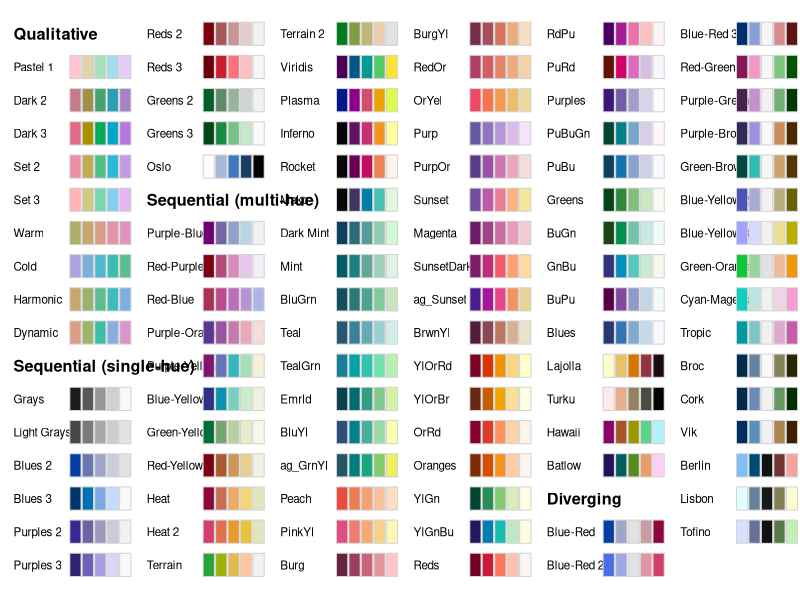
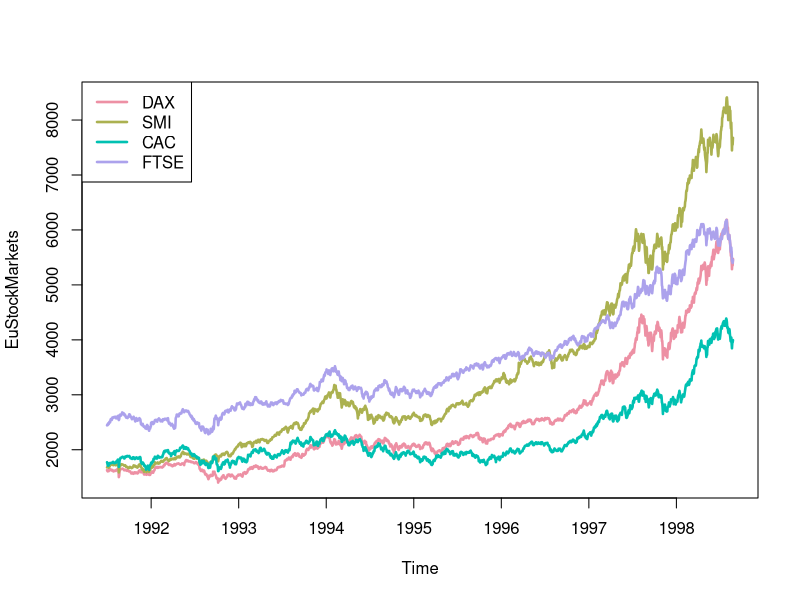
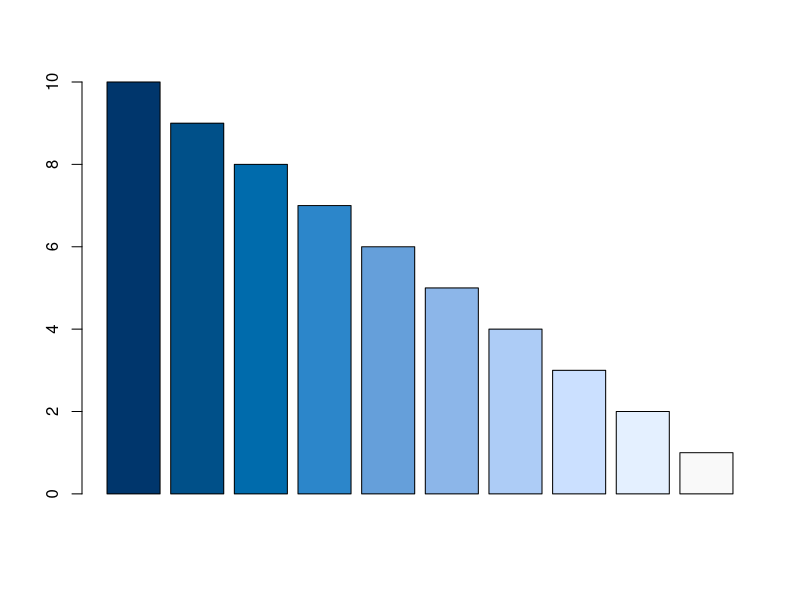
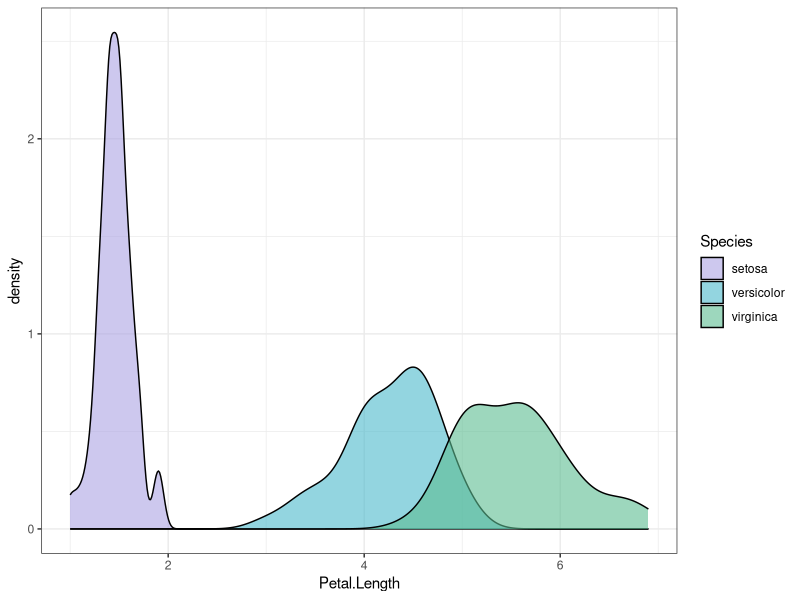
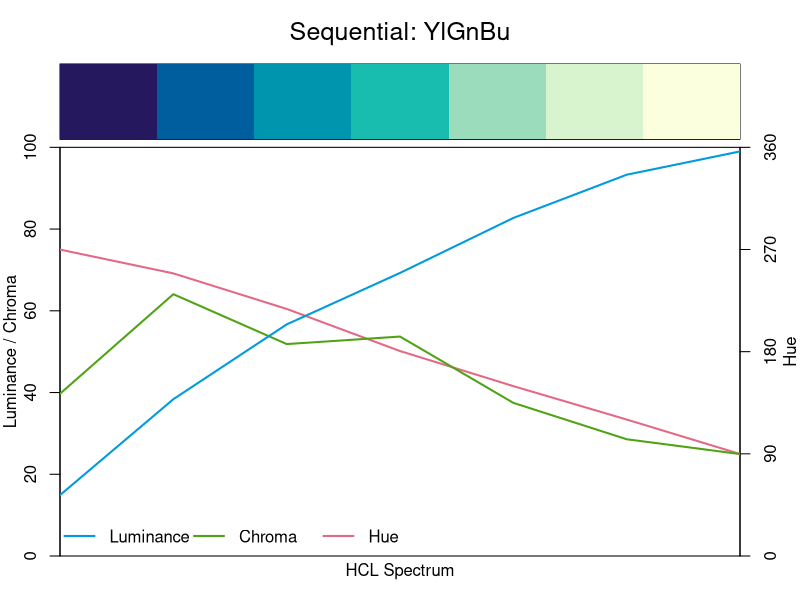
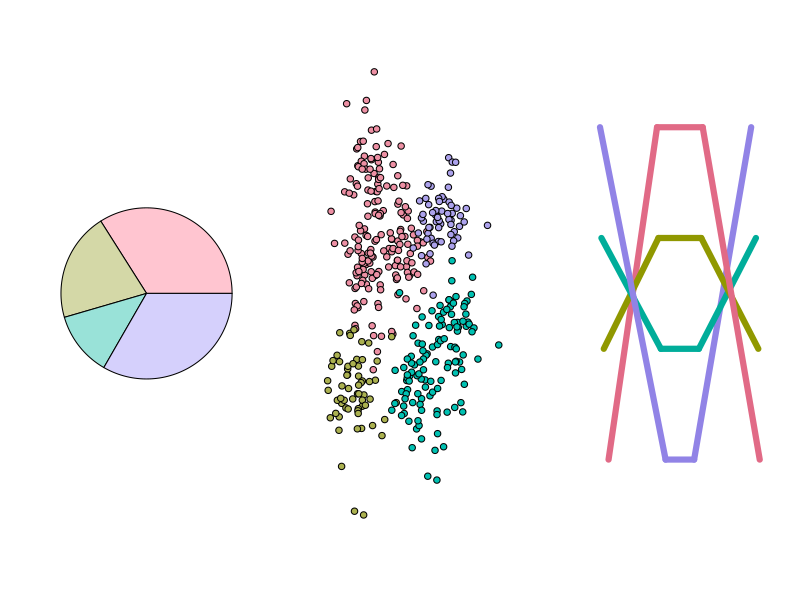
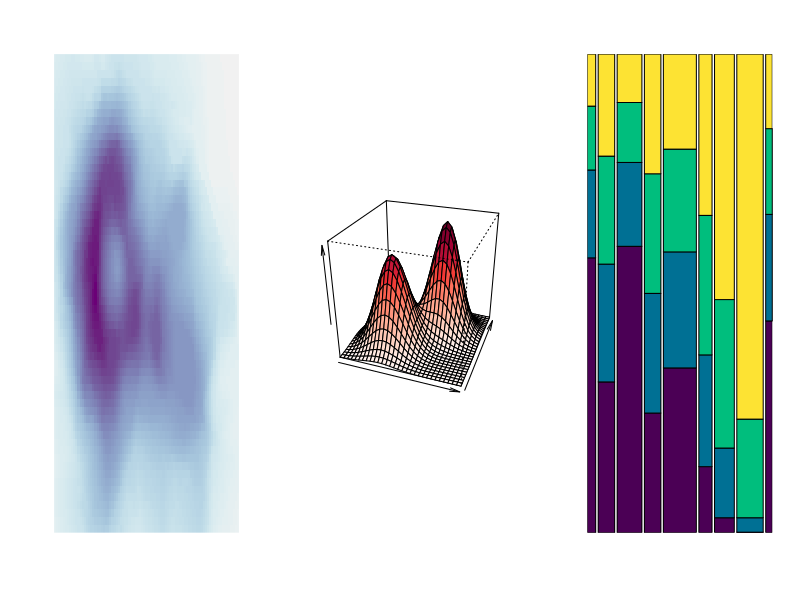
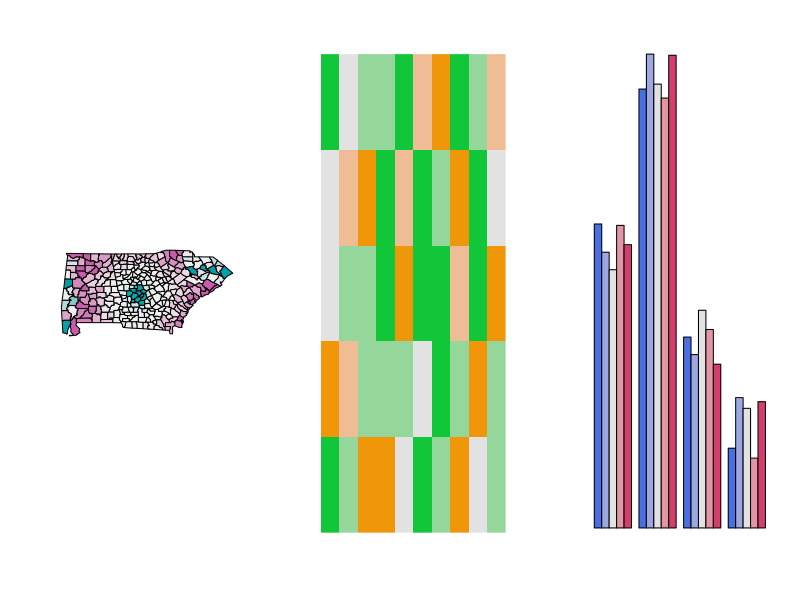

Generate these figures, in order, with R:
## ---- chunk 1
library("colorspace")
## ---- chunk 2
## 查看包中已存在的颜色与调色板
hcl_palettes(plot = TRUE)
## ---- chunk 3
## 查看包中已存在的颜色名字
hcl_palettes()
## ---- chunk 4
color4 <- qualitative_hcl(4, palette = "Set 2")  # 4个颜色，“Set 2”调色板
color4
## ---- chunk 5
plot(EuStockMarkets, plot.type = "single", col = color4, lwd = 2.5)
legend("topleft", colnames(EuStockMarkets), col = color4, lwd = 2.5, bty = "o") 
## ---- chunk 6
barplot(10:1, col = sequential_hcl(10, palette = "Blues 3"))
## ---- chunk 7
library("ggplot2")

ggplot(iris, aes(x = Petal.Length, fill = Species)) +
  geom_density(alpha = 0.6) +
  theme_bw() +
  scale_fill_discrete_qualitative(palette = "Cold")
## ---- chunk 8
specplot(sequential_hcl(7, "YlGnBu"),    # 提取7种颜色
         main = "Sequential: YlGnBu")    # 题目
## ---- chunk 9
par(mfrow = c(1, 3))         # 使图片可放置的位置变成1行3列
demoplot(qualitative_hcl(4, "Pastel 1"), type = "pie")
demoplot(qualitative_hcl(4, "Set 2"), type = "scatter")
demoplot(qualitative_hcl(4, "Dark 3"), type = "lines")
## ---- chunk 10
par(mfrow = c(1, 3))
demoplot(sequential_hcl(99, "Purple-Blue"), type = "heatmap")
demoplot(sequential_hcl(99, "Reds"), type = "perspective")
demoplot(sequential_hcl(4, "Viridis"), type = "spine")
## ---- chunk 11
par(mfrow = c(1, 3))
demoplot(diverging_hcl(99, "Tropic", power = 2.5), type = "map")
demoplot(diverging_hcl(5, "Green-Orange"), type = "mosaic")
demoplot(diverging_hcl(5, "Blue-Red 2"), type = "bar")
## ---- chunk 12
## 上面的情况都属于白色（透明）背景的，如果变成黑色炫酷的背景呢
par(mfrow = c(2, 3), bg = "black")
demoplot(sequential_hcl(9, "Oslo"), "heatmap")
demoplot(sequential_hcl(9, "Turku"), "heatmap")
demoplot(sequential_hcl(9, "Inferno", rev = TRUE), "heatmap")
demoplot(qualitative_hcl(9, "Set 2"), "lines")
demoplot(diverging_hcl(9, "Berlin"), "scatter")
demoplot(diverging_hcl(9, "Cyan-Magenta", l2 = 20), "lines")
